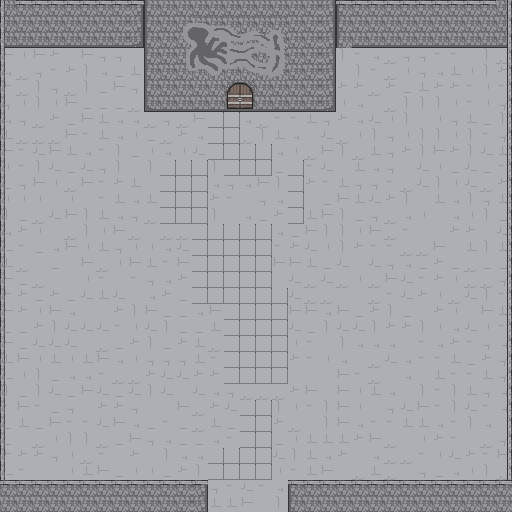

Rendered tile map (Tiled .tmx) drawn with the repository's tilesets; below, a short description and the full map source, tile grids included:
An orthogonal 32x32 tile map with 16x16 px tiles, 2 tile layers (bg, fg), 3 tilesets.

<map version="1.10" tiledversion="git" orientation="orthogonal" renderorder="right-down" width="32" height="32" tilewidth="16" tileheight="16" infinite="0" nextlayerid="5" nextobjectid="2">
 <tileset firstgid="1" source="tilesets/normal_terrain.tsx" />
 <tileset firstgid="401" source="tilesets/normal_objects.tsx" />
 <tileset firstgid="404" source="tilesets/normal_items.tsx" />
 <layer id="1" name="bg" width="32" height="32">
  <data encoding="csv">
105,105,105,105,105,105,105,105,106,104,105,105,105,105,105,105,105,105,105,105,106,104,105,105,105,105,105,105,105,105,105,105,
105,105,105,105,105,105,105,105,106,104,105,105,105,105,105,105,105,105,105,105,106,104,105,105,105,105,105,105,105,105,105,105,
125,125,125,125,125,125,125,125,126,104,105,105,105,105,105,105,105,105,105,105,106,104,125,125,125,125,125,125,125,125,125,125,
147,169,147,108,109,147,127,127,109,104,105,105,105,105,105,105,105,105,105,105,106,148,167,128,107,127,127,167,167,109,148,107,
128,107,127,167,108,148,128,168,149,104,105,105,105,105,105,105,105,105,105,105,106,109,148,167,107,169,127,128,149,169,148,108,
108,107,148,127,107,148,168,147,127,104,105,105,105,105,105,105,105,105,105,105,106,108,108,107,108,168,149,108,108,167,169,167,
127,169,148,169,147,168,168,168,107,124,125,125,125,125,125,125,125,125,125,125,126,169,128,109,107,148,148,148,169,167,169,127,
128,127,107,108,168,147,149,128,128,107,127,107,147,88,88,128,107,167,167,149,127,108,128,129,169,148,109,169,127,149,168,148,
149,107,107,107,147,167,149,128,169,168,107,108,128,88,88,107,148,149,128,109,129,107,169,148,127,169,148,148,169,148,167,127,
147,167,129,147,149,128,167,148,168,169,128,169,129,88,88,88,88,128,169,107,147,148,107,149,127,108,148,147,108,148,129,149,
169,167,148,129,168,129,127,148,109,148,88,88,88,148,88,88,88,168,88,167,129,109,149,128,127,109,129,169,168,129,168,167,
168,127,147,169,107,147,167,108,149,109,88,88,88,128,127,128,147,148,88,108,167,149,127,127,167,107,129,148,169,129,107,108,
169,169,169,109,169,109,167,149,128,149,88,88,88,108,167,109,127,128,88,109,168,147,149,129,108,148,109,149,128,148,127,149,
148,168,107,129,147,148,149,128,127,107,88,88,88,148,109,128,168,108,88,149,147,148,168,127,107,128,169,109,128,169,148,168,
128,108,169,109,107,148,169,147,107,109,107,107,88,88,88,88,88,128,168,147,148,148,169,147,107,167,109,109,108,108,109,129,
129,167,168,128,147,169,149,127,169,169,128,129,88,88,88,88,88,167,108,129,169,148,108,167,167,107,107,147,109,149,148,149,
149,107,109,168,109,147,107,169,147,149,167,147,88,88,88,88,88,147,147,149,168,129,109,129,127,128,168,108,168,107,168,168,
147,168,107,109,109,169,167,109,167,127,128,108,88,88,88,88,88,109,129,107,129,107,169,107,147,129,167,108,169,107,107,127,
108,108,168,108,168,129,149,129,109,128,108,168,88,88,88,88,88,88,129,107,107,109,109,107,167,129,108,169,107,129,148,167,
147,108,169,147,128,109,109,108,148,147,168,168,128,147,88,88,88,88,147,147,128,147,168,108,148,168,109,108,169,109,147,149,
168,168,108,148,129,129,129,167,169,129,148,168,168,149,88,88,88,88,129,168,148,129,129,148,108,108,148,169,128,129,169,167,
147,168,129,129,129,109,107,168,108,148,168,108,149,107,88,88,88,88,169,167,109,148,128,128,128,109,167,128,108,167,127,128,
149,147,169,149,169,149,147,128,169,127,127,127,149,167,88,88,88,88,108,167,169,128,109,107,129,128,167,167,149,168,108,127,
129,169,148,168,128,128,167,107,107,108,129,129,108,108,88,88,88,88,109,109,109,147,167,107,109,128,109,149,167,167,149,127,
148,168,148,129,168,147,129,168,129,148,129,109,129,128,127,107,107,107,108,147,109,147,169,149,128,109,148,167,148,149,127,128,
167,147,167,168,127,109,108,108,127,109,109,147,107,108,129,88,88,148,169,167,148,147,169,109,127,129,147,167,148,129,167,128,
168,149,168,147,167,167,129,147,128,168,167,168,107,149,168,88,88,108,107,109,148,147,128,167,167,149,149,128,167,148,128,109,
168,109,107,169,148,148,107,168,147,127,128,168,168,128,167,88,88,168,169,149,149,149,108,147,107,109,169,108,167,109,107,127,
108,108,108,127,169,107,167,109,108,109,148,128,128,88,88,88,88,129,148,149,128,108,109,128,107,107,167,169,129,108,167,147,
129,167,109,109,169,149,147,168,169,169,168,108,148,88,88,88,88,169,167,149,147,109,107,149,107,109,127,168,128,169,148,107,
105,105,105,105,105,105,105,105,105,105,105,105,106,127,167,129,167,128,104,105,105,105,105,105,105,105,105,105,105,105,105,105,
105,105,105,105,105,105,105,105,105,105,105,105,106,149,149,147,109,148,104,105,105,105,105,105,105,105,105,105,105,105,105,105
</data>
 </layer>
 <layer id="2" name="fg" width="32" height="32" locked="1">
  <data encoding="csv">
46,50,50,50,50,50,50,50,50,0,0,0,0,0,0,0,0,0,0,0,0,50,50,50,50,50,50,50,50,50,50,67,
46,0,0,0,0,0,0,0,0,0,0,314,315,316,317,318,319,320,0,0,0,0,0,0,0,0,0,0,0,0,0,67,
46,0,0,0,0,0,0,0,0,0,0,334,335,336,337,338,339,340,0,0,0,0,0,0,0,0,0,0,0,0,0,67,
46,0,0,0,0,0,0,0,0,0,0,354,355,356,357,358,359,360,0,0,0,0,0,0,0,0,0,0,0,0,0,67,
46,0,0,0,0,0,0,0,0,0,0,374,375,376,377,378,379,380,0,0,0,0,0,0,0,0,0,0,0,0,0,67,
46,0,0,0,0,0,0,0,0,0,0,0,0,0,0,0,0,0,0,0,0,0,0,0,0,0,0,0,0,0,0,67,
46,0,0,0,0,0,0,0,0,0,0,0,0,0,402,0,0,0,0,0,0,0,0,0,0,0,0,0,0,0,0,67,
46,0,0,0,0,0,0,0,0,0,0,0,0,0,0,0,0,0,0,0,0,0,0,0,0,0,0,0,0,0,0,67,
46,0,0,0,0,0,0,0,0,0,0,0,0,0,0,0,0,0,0,0,0,0,0,0,0,0,0,0,0,0,0,67,
46,0,0,0,0,0,0,0,0,0,0,0,0,0,0,0,0,0,0,0,0,0,0,0,0,0,0,0,0,0,0,67,
46,0,0,0,0,0,0,0,0,0,0,0,0,0,0,0,0,0,0,0,0,0,0,0,0,0,0,0,0,0,0,67,
46,0,0,0,0,0,0,0,0,0,0,0,0,0,0,0,0,0,0,0,0,0,0,0,0,0,0,0,0,0,0,67,
46,0,0,0,0,0,0,0,0,0,0,0,0,0,0,0,0,0,0,0,0,0,0,0,0,0,0,0,0,0,0,67,
46,0,0,0,0,0,0,0,0,0,0,0,0,0,0,0,0,0,0,0,0,0,0,0,0,0,0,0,0,0,0,67,
46,0,0,0,0,0,0,0,0,0,0,0,0,0,0,0,0,0,0,0,0,0,0,0,0,0,0,0,0,0,0,67,
46,0,0,0,0,0,0,0,0,0,0,0,0,0,0,0,0,0,0,0,0,0,0,0,0,0,0,0,0,0,0,67,
46,0,0,0,0,0,0,0,0,0,0,0,0,0,0,0,0,0,0,0,0,0,0,0,0,0,0,0,0,0,0,67,
46,0,0,0,0,0,0,0,0,0,0,0,0,0,0,0,0,0,0,0,0,0,0,0,0,0,0,0,0,0,0,67,
46,0,0,0,0,0,0,0,0,0,0,0,0,0,0,0,0,0,0,0,0,0,0,0,0,0,0,0,0,0,0,67,
46,0,0,0,0,0,0,0,0,0,0,0,0,0,0,0,0,0,0,0,0,0,0,0,0,0,0,0,0,0,0,67,
46,0,0,0,0,0,0,0,0,0,0,0,0,0,0,0,0,0,0,0,0,0,0,0,0,0,0,0,0,0,0,67,
46,0,0,0,0,0,0,0,0,0,0,0,0,0,0,0,0,0,0,0,0,0,0,0,0,0,0,0,0,0,0,67,
46,0,0,0,0,0,0,0,0,63,0,0,0,0,0,0,0,0,0,0,0,0,0,0,0,0,0,0,0,0,0,67,
46,0,0,0,0,0,0,0,0,0,0,0,0,0,0,0,0,0,0,0,0,0,0,0,0,0,0,0,0,0,0,67,
46,0,0,0,0,0,0,0,0,0,0,0,0,0,0,0,0,0,0,0,0,0,0,0,0,0,0,0,0,0,0,67,
46,0,0,0,0,0,0,0,0,0,0,0,0,0,0,0,0,0,0,0,0,0,0,0,0,0,0,0,0,0,0,67,
46,0,0,0,0,0,0,0,0,0,0,0,0,0,0,0,0,0,0,0,0,0,0,0,0,0,0,0,0,0,0,67,
46,0,0,0,0,0,0,0,0,0,0,0,0,0,0,0,0,0,0,0,0,0,0,0,0,0,0,0,0,0,0,67,
46,0,0,0,0,0,0,0,0,0,0,0,0,0,0,0,0,0,0,0,0,0,0,0,0,0,0,0,0,0,0,67,
46,0,0,0,0,0,0,0,0,0,0,0,0,0,0,0,0,0,0,0,0,0,0,0,0,0,0,0,0,0,0,67,
50,50,50,50,50,50,50,50,50,50,50,50,50,0,0,0,0,0,50,50,50,50,50,50,50,50,50,50,50,50,50,50,
0,0,0,0,0,0,0,0,0,0,0,0,0,0,0,0,0,0,0,0,0,0,0,0,0,0,0,0,0,0,0,0
</data>
 </layer>
</map>
